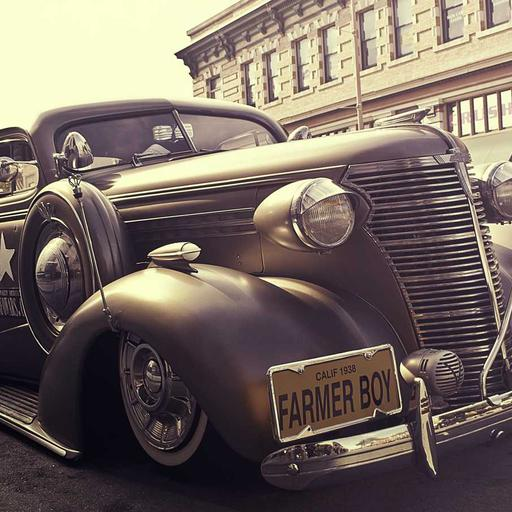
#> input picture understanding/01_patch_partition/assets/picsum_entropy-aware-patches_512x512.jpg, 512 x 512 px
$ python patch_partition.py
#> lines starting #> are read from the running program, lines starting #| are printed output that depends on the picture
"""Visual, dependency-light study of non-overlapping image patches.

Pillow is used only for image I/O, cropping, drawing, and composition. Patch
coordinates are computed explicitly with Python integer arithmetic.
"""

from __future__ import annotations

import argparse
import csv
import hashlib
import json
import math
import urllib.request
from dataclasses import asdict, dataclass
from pathlib import Path
from typing import Iterable, Literal

from PIL import Image, ImageChops, ImageDraw, ImageFont


SOURCE_URL = "https://picsum.photos/seed/entropy-aware-patches/512/512"
SOURCE_NAME = "picsum_entropy-aware-patches_512x512.jpg"
DIVISIBLE_PATCH_SIZES = (32, 64, 128)
AWKWARD_SIZE = (500, 333)
EdgePolicy = Literal["drop", "partial", "pad"]


@dataclass(frozen=True)
class PatchBox:
    patch_id: int
    row: int
    column: int
    x0: int
    y0: int
    x1: int
    y1: int

    @property
    def width(self) -> int:
        return self.x1 - self.x0

    @property
    def height(self) -> int:
        return self.y1 - self.y0

    def crop_box(self) -> tuple[int, int, int, int]:
        return self.x0, self.y0, self.x1, self.y1

    def record(self) -> dict[str, int]:
        data = asdict(self)
        data.update(width=self.width, height=self.height)
        return data


def sha256(path: Path) -> str:
    digest = hashlib.sha256()
    with path.open("rb") as file:
        for block in iter(lambda: file.read(64 * 1024), b""):
            digest.update(block)
    return digest.hexdigest()


def ensure_source_image(assets_dir: Path) -> tuple[Path, dict[str, object]]:
    """Download the fixed source once, then validate and reuse it offline."""
    assets_dir.mkdir(parents=True, exist_ok=True)
    image_path = assets_dir / SOURCE_NAME
    if not image_path.exists():
        request = urllib.request.Request(SOURCE_URL, headers={"User-Agent": "patch-partition-study/1.0"})
        with urllib.request.urlopen(request, timeout=30) as response:
            image_path.write_bytes(response.read())

    with Image.open(image_path) as image:
        resolution = [image.width, image.height]
    if resolution != [512, 512]:
        raise ValueError(f"Expected a 512x512 source, received {resolution}")

    metadata = {
        "original_url": SOURCE_URL,
        "local_file": image_path.name,
        "resolution": resolution,
        "sha256": sha256(image_path),
    }
    (assets_dir / "source_metadata.json").write_text(
        json.dumps(metadata, indent=2) + "\n", encoding="utf-8"
    )
    return image_path, metadata


def patch_boxes(
    width: int, height: int, patch_width: int, patch_height: int, policy: EdgePolicy
) -> tuple[list[PatchBox], tuple[int, int]]:
    """Compute row-major patch coordinates manually; x1/y1 are exclusive."""
    if min(width, height, patch_width, patch_height) <= 0:
        raise ValueError("Image and patch dimensions must be positive")

    if policy == "drop":
        columns = width // patch_width
        rows = height // patch_height
        canvas_size = (width, height)
    elif policy in ("partial", "pad"):
        columns = math.ceil(width / patch_width)
        rows = math.ceil(height / patch_height)
        canvas_size = (
            columns * patch_width if policy == "pad" else width,
            rows * patch_height if policy == "pad" else height,
        )
    else:
        raise ValueError(f"Unknown edge policy: {policy}")

    boxes: list[PatchBox] = []
    for row in range(rows):
        y0 = row * patch_height
        y1 = y0 + patch_height
        for column in range(columns):
            x0 = column * patch_width
            x1 = x0 + patch_width
            if policy == "partial":
                x1 = min(x1, width)
                y1 = min(y1, height)
            boxes.append(PatchBox(len(boxes), row, column, x0, y0, x1, y1))
    return boxes, canvas_size


def validate_boxes(
    boxes: list[PatchBox], canvas_size: tuple[int, int], patch_size: tuple[int, int], policy: EdgePolicy
) -> None:
    width, height = canvas_size
    patch_width, patch_height = patch_size
    for box in boxes:
        assert 0 <= box.x0 < box.x1 <= width
        assert 0 <= box.y0 < box.y1 <= height
        if policy != "partial":
            assert (box.width, box.height) == patch_size
    for index, first in enumerate(boxes):
        for second in boxes[index + 1 :]:
            overlap_width = min(first.x1, second.x1) - max(first.x0, second.x0)
            overlap_height = min(first.y1, second.y1) - max(first.y0, second.y0)
            assert overlap_width <= 0 or overlap_height <= 0, (first, second)
    expected_columns = width // patch_width if policy == "drop" else math.ceil(width / patch_width)
    expected_rows = height // patch_height if policy == "drop" else math.ceil(height / patch_height)
    assert len(boxes) == expected_columns * expected_rows


def prepare_canvas(image: Image.Image, canvas_size: tuple[int, int], fill: int = 0) -> Image.Image:
    if image.size == canvas_size:
        return image.copy()
    canvas = Image.new("L", canvas_size, color=fill)
    canvas.paste(image, (0, 0))
    return canvas


def reconstruct(patches: Iterable[tuple[PatchBox, Image.Image]], canvas_size: tuple[int, int]) -> Image.Image:
    reconstruction = Image.new("L", canvas_size, color=0)
    for box, patch in patches:
        assert patch.size == (box.width, box.height)
        reconstruction.paste(patch, (box.x0, box.y0))
    return reconstruction


def draw_grid(image: Image.Image, boxes: list[PatchBox], original_size: tuple[int, int]) -> Image.Image:
    visual = image.convert("RGB")
    draw = ImageDraw.Draw(visual)
    original_width, original_height = original_size
    if image.size != original_size:
        draw.rectangle((0, 0, original_width - 1, original_height - 1), outline=(0, 180, 255), width=3)
    for box in boxes:
        draw.rectangle((box.x0, box.y0, box.x1 - 1, box.y1 - 1), outline=(255, 55, 40), width=1)
    return visual


def contact_sheet(patches: list[tuple[PatchBox, Image.Image]]) -> Image.Image:
    font = ImageFont.load_default()
    tile = 96
    label_height = 18
    columns = min(16, max(1, math.ceil(math.sqrt(len(patches)))))
    rows = math.ceil(len(patches) / columns)
    sheet = Image.new("RGB", (columns * tile, rows * (tile + label_height)), "white")
    draw = ImageDraw.Draw(sheet)
    for index, (box, patch) in enumerate(patches):
        left = (index % columns) * tile
        top = (index // columns) * (tile + label_height)
        preview = patch.convert("RGB")
        preview.thumbnail((tile, tile))
        offset_x = left + (tile - preview.width) // 2
        offset_y = top + (tile - preview.height) // 2
        sheet.paste(preview, (offset_x, offset_y))
        draw.rectangle((left, top, left + tile - 1, top + tile - 1), outline="black")
        draw.text((left + 2, top + tile + 2), f"ID {box.patch_id} r{box.row} c{box.column}", fill="black", font=font)
    return sheet


def save_manifest(boxes: list[PatchBox], path: Path) -> None:
    fields = ["patch_id", "row", "column", "x0", "y0", "x1", "y1", "width", "height"]
    with path.open("w", newline="", encoding="utf-8") as file:
        writer = csv.DictWriter(file, fieldnames=fields)
        writer.writeheader()
        writer.writerows(box.record() for box in boxes)


def selected_sample_ids(count: int) -> set[int]:
    return {0, min(1, count - 1), count // 2, max(0, count - 2), count - 1}


def run_case(
    image: Image.Image, patch_size: int, policy: EdgePolicy, output_dir: Path, case_name: str
) -> dict[str, object]:
    output_dir.mkdir(parents=True, exist_ok=True)
    boxes, canvas_size = patch_boxes(image.width, image.height, patch_size, patch_size, policy)
    validate_boxes(boxes, canvas_size, (patch_size, patch_size), policy)
    canvas = prepare_canvas(image, canvas_size)
    patches = [(box, canvas.crop(box.crop_box())) for box in boxes]
    rebuilt = reconstruct(patches, canvas_size)
    if policy == "drop":
        expected_reconstruction = Image.new("L", canvas_size, color=0)
        covered_width = max((box.x1 for box in boxes), default=0)
        covered_height = max((box.y1 for box in boxes), default=0)
        expected_reconstruction.paste(canvas.crop((0, 0, covered_width, covered_height)), (0, 0))
    else:
        expected_reconstruction = canvas
    assert ImageChops.difference(expected_reconstruction, rebuilt).getbbox() is None

    canvas.save(output_dir / "partition_input.png")
    draw_grid(canvas, boxes, image.size).save(output_dir / "grid.png")
    contact_sheet(patches).save(output_dir / "contact_sheet.png")
    rebuilt.save(output_dir / "reconstruction.png")
    samples_dir = output_dir / "sample_patches"
    samples_dir.mkdir(exist_ok=True)
    sample_ids = selected_sample_ids(len(patches))
    for box, patch in patches:
        if box.patch_id in sample_ids:
            patch.save(samples_dir / f"patch_{box.patch_id:03d}_r{box.row}_c{box.column}.png")
    save_manifest(boxes, output_dir / "patch_coordinates.csv")

    original_pixels = image.width * image.height
    if policy == "drop":
        real_processed = len(boxes) * patch_size * patch_size
        discarded = original_pixels - real_processed
        artificial = 0
    elif policy == "partial":
        real_processed = sum(box.width * box.height for box in boxes)
        discarded = 0
        artificial = 0
    else:
        real_processed = original_pixels
        discarded = 0
        artificial = canvas.width * canvas.height - original_pixels
    embedded_tradeoffs = {
        "drop": {
            "advantage": "Uniform patch buffers without artificial padding.",
            "disadvantage": "Real border pixels are not processed.",
        },
        "partial": {
            "advantage": "All real pixels are covered without artificial padding.",
            "disadvantage": "Border patches require variable-size handling.",
        },
        "pad": {
            "advantage": "Uniform patch buffers while covering all real pixels.",
            "disadvantage": "Artificial pixels must be stored and processed.",
        },
    }
    metrics: dict[str, object] = {
        "case": case_name,
        "edge_policy": policy,
        "original_resolution": list(image.size),
        "partition_canvas_resolution": list(canvas_size),
        "patch_size": [patch_size, patch_size],
        "patches_generated": len(boxes),
        "original_pixels_processed": real_processed,
        "original_pixels_discarded": discarded,
        "artificial_pixels_added": artificial,
        "real_image_coverage_percent": round(100 * real_processed / original_pixels, 6),
        "pixel_perfect_reconstruction_of_generated_patches": True,
        "embedded_system_tradeoffs": embedded_tradeoffs[policy],
    }
    (output_dir / "metrics.json").write_text(json.dumps(metrics, indent=2) + "\n", encoding="utf-8")
    return metrics


def self_test() -> None:
    boxes, canvas = patch_boxes(512, 512, 64, 64, "drop")
    validate_boxes(boxes, canvas, (64, 64), "drop")
    assert len(boxes) == 64 and boxes[-1].crop_box() == (448, 448, 512, 512)

    drop, drop_canvas = patch_boxes(500, 333, 64, 64, "drop")
    assert len(drop) == 35 and drop_canvas == (500, 333)
    assert max(box.x1 for box in drop) == 448 and max(box.y1 for box in drop) == 320
    partial, partial_canvas = patch_boxes(500, 333, 64, 64, "partial")
    assert len(partial) == 48 and partial_canvas == (500, 333)
    assert partial[-1].crop_box() == (448, 320, 500, 333)
    pad, pad_canvas = patch_boxes(500, 333, 64, 64, "pad")
    assert len(pad) == 48 and pad_canvas == (512, 384)
    assert pad[-1].crop_box() == (448, 320, 512, 384)
    for policy, items, size in (
        ("drop", drop, drop_canvas), ("partial", partial, partial_canvas), ("pad", pad, pad_canvas)
    ):
        validate_boxes(items, size, (64, 64), policy)  # type: ignore[arg-type]


def parse_args() -> argparse.Namespace:
    parser = argparse.ArgumentParser(
        description="Visualize manual grayscale patch partitioning and edge policies."
    )
    parser.add_argument(
        "--patch-size", type=int, default=64, help="Square patch size for the 500x333 edge-policy study (default: 64)."
    )
    parser.add_argument(
        "--edge-policy", choices=("drop", "partial", "pad"), help="Run only this edge policy; omit to run all three."
    )
    return parser.parse_args()


def main() -> None:
    args = parse_args()
    if args.patch_size <= 0:
        raise SystemExit("--patch-size must be positive")
    self_test()
    root = Path(__file__).resolve().parent
    source_path, metadata = ensure_source_image(root / "assets")
#> in ensure_source_image, image is the input picture: PIL image 512x512 RGB; mean R, G, B 117.6, 105.1, 97.4
    with Image.open(source_path) as source:
        grayscale = source.convert("L")
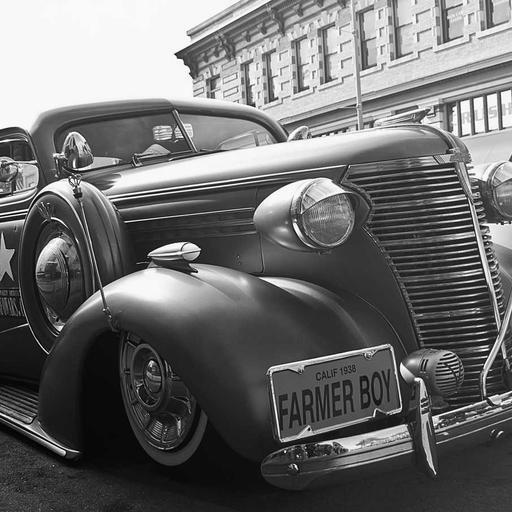
#> grayscale: PIL image 512x512 L; min 0, max 254, mean 107.9
    assert grayscale.size == (512, 512)

    all_metrics: list[dict[str, object]] = []
    for size in DIVISIBLE_PATCH_SIZES:
        all_metrics.append(run_case(grayscale, size, "drop", root / "outputs" / f"A_divisible_patch_{size}", "A_divisible"))
#> this loop made 3 passes
#> pass 1, in run_case, `draw_grid(canvas, boxes, image.size).save(output_dir / "grid.png")`:
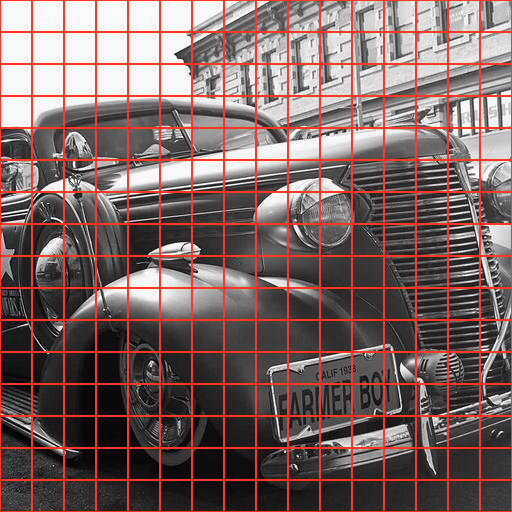
#> saved as grid.png: PIL image 512x512 RGB; mean R, G, B 125.6, 101.4, 99.5
#> after the loop, all_metrics = 3 items

    awkward = grayscale.crop((0, 0, AWKWARD_SIZE[0], AWKWARD_SIZE[1]))
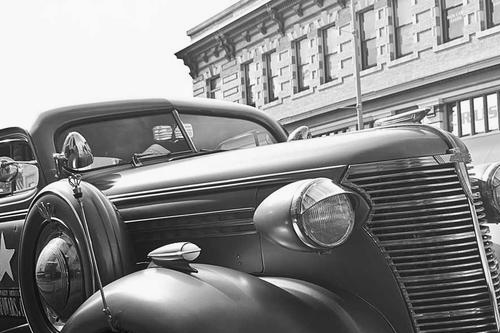
#> awkward: PIL image 500x333 L; min 1, max 254, mean 137.3
    awkward.save(root / "assets" / "derived_grayscale_500x333.png")
    policies: tuple[EdgePolicy, ...] = (args.edge_policy,) if args.edge_policy else ("drop", "partial", "pad")
    for policy in policies:
        all_metrics.append(
            run_case(awkward, args.patch_size, policy, root / "outputs" / f"B_500x333_patch_{args.patch_size}_{policy}", "B_non_divisible")
        )
#> this loop made 3 passes
#> pass 1, in run_case (call 4), `rebuilt = reconstruct(patches, canvas_size)`:
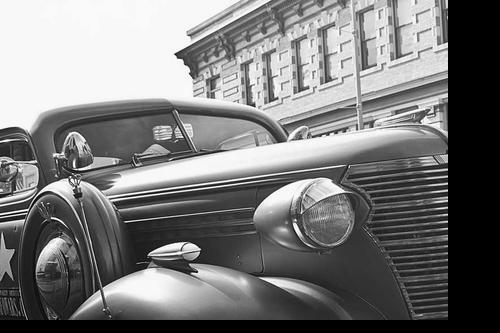
#> rebuilt: PIL image 500x333 L; min 0, max 254, mean 120.7
#> pass 1, in run_case (call 4), `draw_grid(canvas, boxes, image.size).save(output_dir / "grid.png")`:
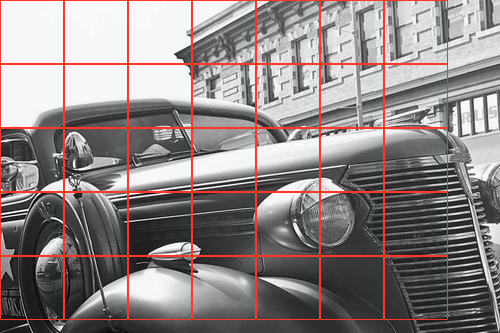
#> saved as grid.png: PIL image 500x333 RGB; mean R, G, B 143.4, 132.8, 132
#> after the loop, all_metrics = 6 items

    summary = {"source": metadata, "runs": all_metrics}
    (root / "outputs" / "run_summary.json").write_text(json.dumps(summary, indent=2) + "\n", encoding="utf-8")
    print(f"Validated {len(all_metrics)} cases. Outputs: {root / 'outputs'}")
#| Validated 6 cases. Outputs: understanding/01_patch_partition/outputs


if __name__ == "__main__":
    main()
